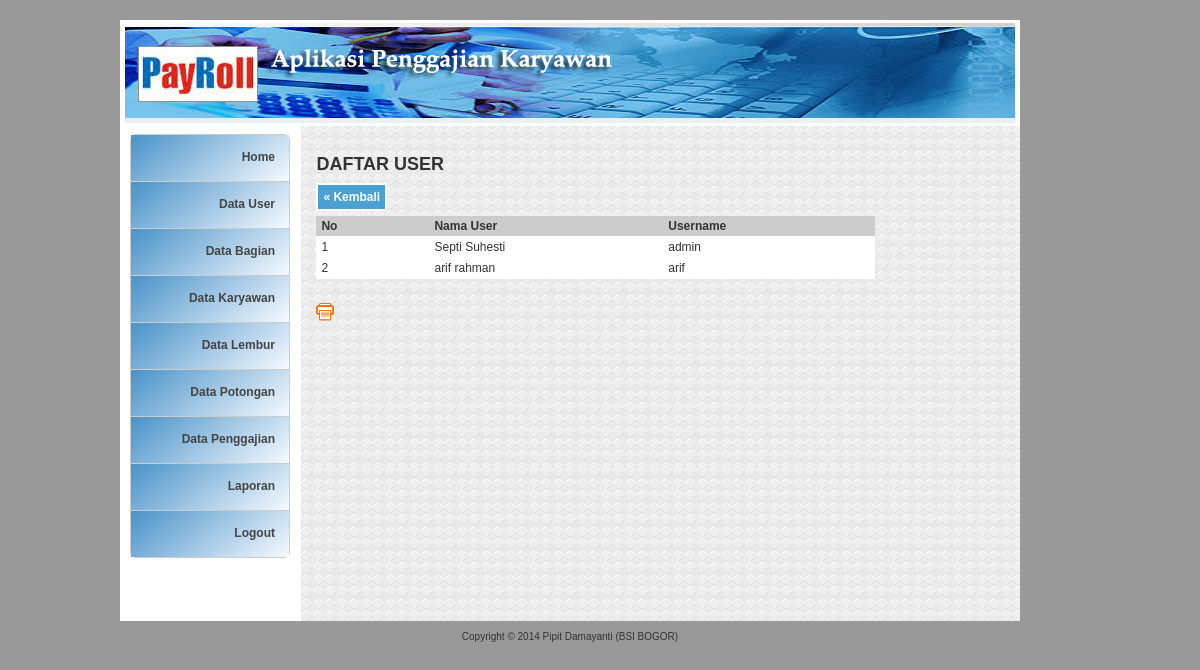
Screenshot of /?page=Laporan-User (signed in) with the database file from the repository.
### tables this page shows
CREATE TABLE IF NOT EXISTS `user` (
  `kd_user` char(4) NOT NULL,
  `nm_user` varchar(100) NOT NULL,
  `no_telepon` varchar(20) NOT NULL,
  `username` varchar(20) NOT NULL,
  `password` varchar(200) NOT NULL,
  PRIMARY KEY (`kd_user`)
);

### laporan_user.php (the view, shortened to what this page needs)
<h2> DAFTAR USER </h2>
<form id="form1" name="form1" method="post" action="">
  <p><a href="?page=Laporan" class="konten_tombol">&laquo; Kembali</a></p>
</form>
<table class="table-list" width="559" border="0" cellspacing="1" cellpadding="2">
  <tr>
    <td width="106" bgcolor="#CCCCCC"><strong>No</strong></td>
    <td width="230" bgcolor="#CCCCCC"><strong>Nama User</strong></td>
    <td width="207" bgcolor="#CCCCCC"><strong>Username</strong></td>
  </tr>
	<?php
	$mySql = "SELECT * FROM user ORDER BY kd_user ASC";
	$myQry = mysql_query($mySql, $koneksidb)  or die ("Query salah : ".mysql_error());
	$nomor	 = 0;
	while ($myData = mysql_fetch_array($myQry)) {
	$nomor++;
	?>
  <tr>
    <td><?php echo $nomor; ?></td>
    <td><?php echo $myData['nm_user']; ?></td>
    <td><?php echo $myData['username']; ?></td>
  </tr>
  <?php } ?>
</table>
<br />
<a href="cetak/user.php" target="_blank"><img src="images/btn_print2.png" height="18" border="0" title="Cetak ke Format HTML"/></a>

### styles/style_admin.css (style rules this page uses)
.konten_tombol { padding:5px; background:#4BA1D3; color:#fff; text-decoration:none; font-weight:bold; clear:both; border:solid #fff 2px; }
.table-list { clear: both; text-align: left; border-collapse: collapse; margin: 0px 0px 10px 0px; background:#fff; }
.table-list td { color: #333; font-size:12px; border-color: #fff; border-collapse: collapse; vertical-align: center; padding: 3px 5px; border-bottom:1px #CCCCCC solid; }
.table-print td { color: #333; font-size:12px; border-color: #fff; border-collapse: collapse; vertical-align: center; padding: 3px 5px; }

### index.php (style rules this page uses)
body,td,th { font-family: Arial; }

### rows the page displays
user: nm_user "Septi Suhesti", username "admin"
user: nm_user "arif rahman", username "arif"
